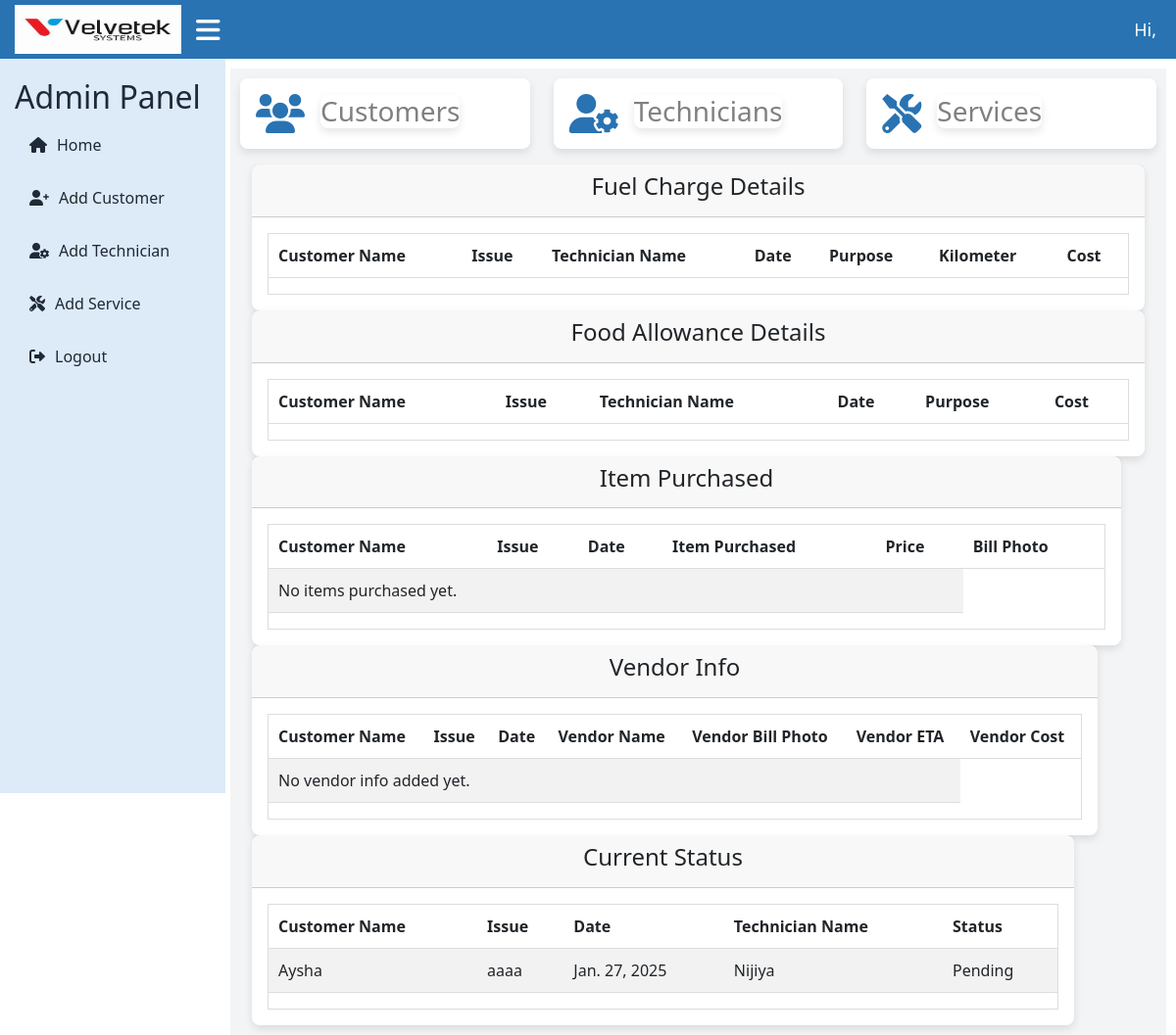
Before: /velvetekapp/additional/work/17/ with the older database file.
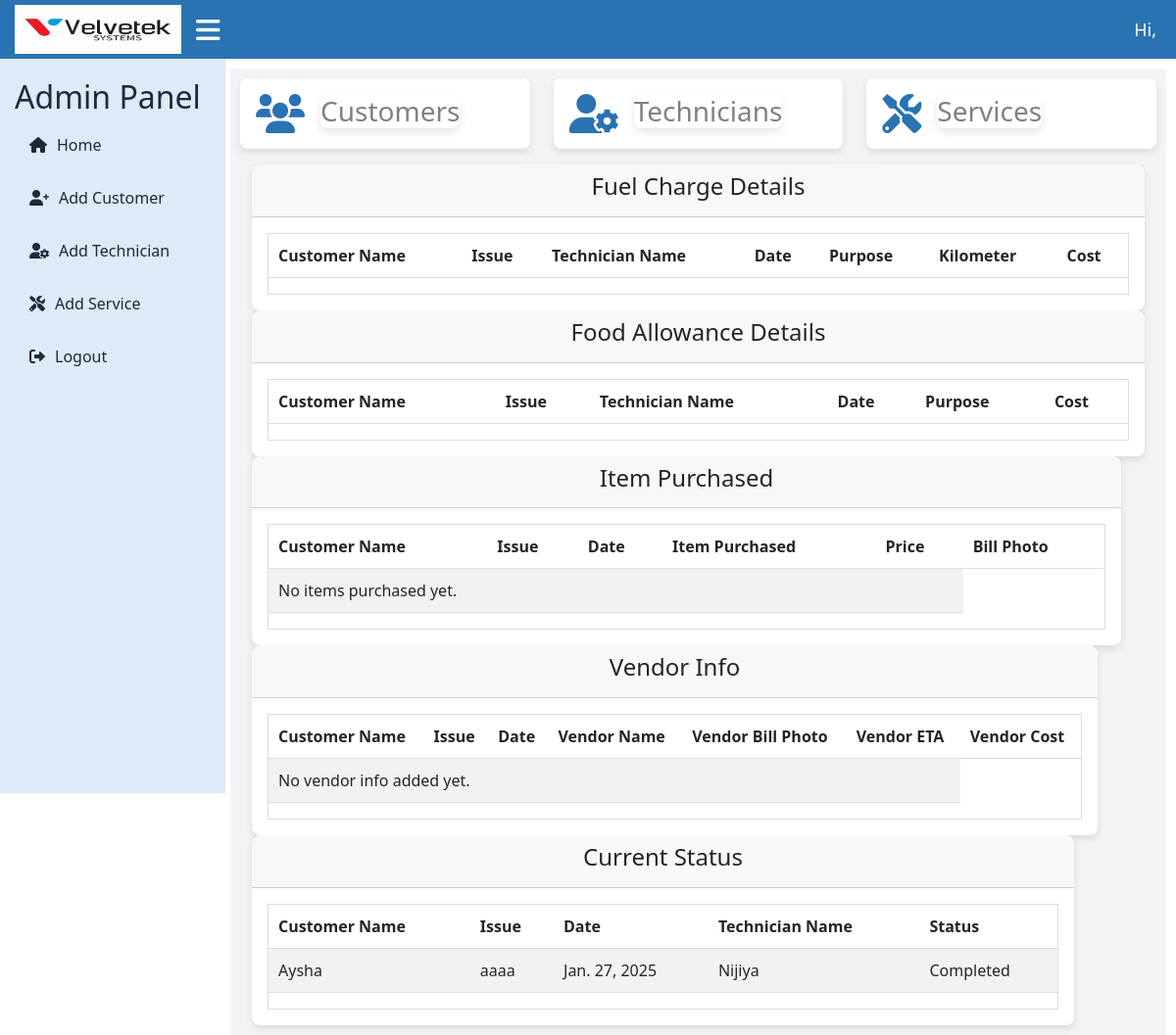
After: the same page with the newer database file.
### technicianapp/models.py (models this page shows)
class CurrentStatus(models.Model):
    date = models.DateField()
    technician_name = models.CharField(max_length=100)
    status = models.CharField(
        max_length=50,
        choices=[('Pending', 'Pending'), ('Completed', 'Completed'), ('Assigned', 'Assigned')],
        default='Assigned'  # Default to "Assigned"
    )
    apply = models.ForeignKey(Apply, on_delete=models.CASCADE, related_name='current_status_entries',blank=True,null=True)
    customer_name = models.CharField(max_length=225)
    issue = models.TextField()

### velvetekapp/views.py (the view)
# urls.py: path('additional/work/<int:apply_id>/',views.extra_work_admin,name='extra_work_admin'),
def extra_work_admin(request, apply_id):
    try:
        apply_instance = Apply.objects.get(id=apply_id)
    except Apply.DoesNotExist:
        messages.error(request, "Apply instance not found.")
        return redirect('apply_list')
    fuel_charges = FuelCharge.objects.filter(apply=apply_instance)
    food_allowances = FoodAllowance.objects.filter(apply=apply_instance)
    items_purchased = ItemPurchased.objects.filter(apply=apply_instance)
    vendors_info = VendorInfo.objects.filter(apply=apply_instance)
    current_status_entries = CurrentStatus.objects.filter(apply=apply_instance)
    context = {
        'apply_instance': apply_instance,
        'fuel_charges': fuel_charges,
        'food_allowances': food_allowances,
        'items_purchased': items_purchased,
        'vendors_info': vendors_info,
        'current_status_entries': current_status_entries,
    }
    return render(request, 'extra_work_admin.html', context)

### templates/extra_work_admin.html (shortened to what the changed rows need)
{% extends 'admin_dashboard.html' %}
{% block content %}
<div class="container">
    <div class="page-inner">
      <div class="row">
        <div class="col-md-12">
          <div class="card">
            <div class="card-body">
              <div class="table-responsive">
                <table
                  id="basic-datatables"
                  class="display table table-striped table-hover"
                >
                  <thead>
                    <tr>
                      <th scope="col">Customer Name</th>
                      <th scope="col">Issue</th>
                      <th scope="col">Technician Name</th>
                      <th scope="col">Date</th>
                      <th scope="col">Purpose</th>
                      <th scope="col">Kilometer</th>
                      <th scope="col">Cost</th>
                    </tr>
                  </thead>
                </table>
              </div>
            </div>
          </div>
          <div class="row">
            <div class="col-md-12">
              <div class="card">
                <div class="card-body">
                  <div class="table-responsive">
                    <table
                      id="basic-datatables"
                      class="display table table-striped table-hover"
                    >
                      <thead>
                        <tr>
                          <th scope="col">Customer Name</th>
                          <th scope="col">Issue</th>
                          <th scope="col">Technician Name</th>
                          <th scope="col">Date</th>
                          <th scope="col">Purpose</th>
                          <th scope="col">Cost</th>
                        </tr>
                      </thead>
                    </table>
                  </div>
                </div>
              </div>
            </div>
                <div class="row">
                  <div class="col-md-12">
                    <div class="card">
                      <div class="card-body">
                        <div class="table-responsive">
                          <table class="table table-striped table-hover">
                            <thead>
                                <tr>
                                    <th>Customer Name</th>
                                    <th>Issue</th>
                                    <th>Date</th>
                                    <th>Item Purchased</th>
                                    <th>Price</th>
                                    <th>Bill Photo</th>
                                </tr>
                            </thead>
                        </table>
                        </div>
                      </div>
                    </div>
                  </div>
                  <div class="row">
                    <div class="col-md-12">
                      <div class="card">
                        <div class="card-body">
                          <div class="table-responsive">
                            <table class="table table-striped table-hover">
                              <thead>
                                  <tr>
                                      <th>Customer Name</th>
                                      <th>Issue</th>
                                      <th>Date</th>
                                      <th>Vendor Name</th>
                                      <th>Vendor Bill Photo</th>
                                      <th>Vendor ETA</th>
                                      <th>Vendor Cost</th>
                                  </tr>
                              </thead>
                          </table>
                          </div>
                        </div>
                      </div>
                    </div>
                    <div class="row">
                      <div class="col-md-12">
                        <div class="card">
                          <div class="card-body">
                            <div class="table-responsive">
                              <table class="table table-striped table-hover">
                                <thead>
                                    <tr>
                                        <th>Customer Name</th>
                                        <th>Issue</th>
                                        <th>Date</th>
                                        <th>Technician Name</th>
                                        <th>Status</th>
                                    </tr>
                                </thead>
                                <tbody>
                                    {% for d in current_status_entries %}
                                    <tr>
                                        <td>{{ d.customer_name }}</td>
                                        <td>{{ d.issue }}</td>
                                        <td>{{ d.date }}</td>
                                        <td>{{ d.technician_name }}</td>
                                        <td>{{ d.status }}</td>
                                    </tr>
                                    {% empty %}
                                    <tr>
                                        <td colspan="4" class="text-center">No current status added yet.</td>
                                    </tr>
                                    {% endfor %}
                                </tbody>
                            </table>
                            </div>
                          </div>
                        </div>
                      </div>
        </div>
      </div>
    </div>
  </div>
{% endblock %}

Changed rows visible on the page:
changed CurrentStatus "Aysha": status "Pending" → "Completed"
